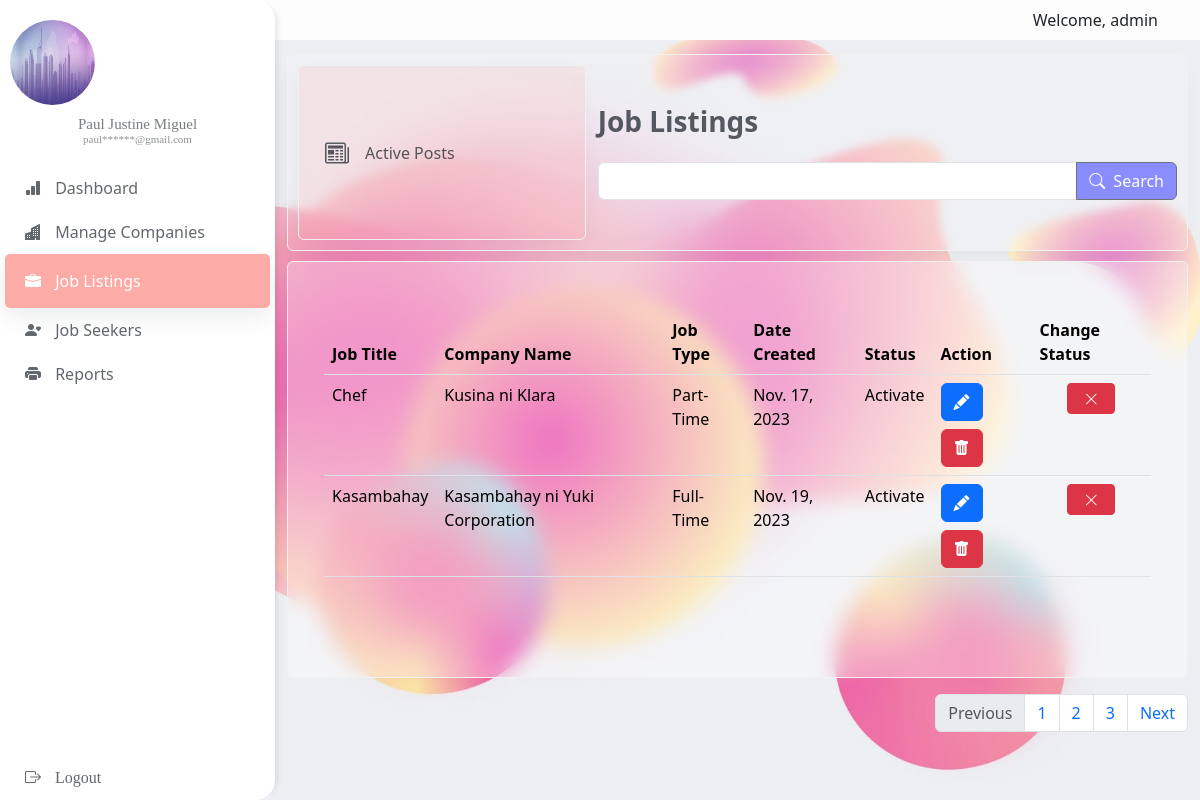
/admin_joblist/ (signed in), run on the app's committed database.
### venari/models.py (models this page shows, shortened)
class post_jobs(models.Model):
    company = models.ForeignKey(company, on_delete=models.CASCADE)
    start_date = models.DateField()
    end_date = models.DateField()
    title = models.CharField(max_length=200)
    jobtype = models.CharField(max_length=50, null = True)
    salary = models.FloatField()
    image = models.ImageField(upload_to="")
    description = models.TextField(max_length=400)
    experience = models.CharField(max_length=100)
    location = models.CharField(max_length=100)
    status = models.CharField(max_length=20, null=True)
    skills = models.CharField(max_length=200)
    creation_date = models.DateField()

class company(models.Model):
    user = models.ForeignKey(User, on_delete=models.CASCADE)
    phone_number = models.IntegerField(max_length=20)
    email = models.CharField(max_length=100, null=True)
    password = models.CharField(max_length=100, null= True)
    company_logo = models.ImageField(upload_to="")
    gender = models.CharField(max_length=10, null=True)
    user_type = models.CharField(max_length=30)
    company_name = models.CharField(max_length=100)
    company_ceo = models.CharField(max_length=100)
    company_established = models.DateField()
    company_location = models.CharField(max_length=100)
    status = models.CharField(max_length=50, null = True)

### venari/views.py (the view)
# urls.py: path("admin_joblist/", views.admin_job_list, name="admin list of posted jobs"),
def admin_job_list(request):
    if not request.user.is_authenticated:
        return redirect("/admin_login")
    jobs = post_jobs.objects.all()
    return render(request, "admin_joblist.html", {'jobs':jobs})

### venari/templates/admin_joblist.html (shortened to what this page needs)
<!DOCTYPE html>
<html lang="en">
<head>
    <link href="https://cdn.jsdelivr.net/npm/tailwindcss@2.1.2/dist/tailwind.min.css" rel="stylesheet">
    <link rel="stylesheet" href="./../static/css/admin_joblist.css">
</head>
<body class="">
    <div>
        {% include 'adminSB_NB.html' %}
    </div>
    <div id="admin-joblist-main">
        <div class="container mx-auto py-1">
            <div class="card job-list-cards" id="head-parent-card">
                <div class="row justify-content-center align-items-center g-2">
                    <div class="col-md-4">
                        <div class="col-12">
                            <div class="card border-0 d-flex flex-row align-items-center job-list-cards"
                                style="min-height: 175px;" id="job-list-card1">
                                <div class="row g-0">
                                    <div class="card-body">
                                        <div class="d-flex align-items-center">
                                            <div class="flex-shrink-0 fs-4 me-3 pb-0">
                                                <i class="bi bi-newspaper"></i>
                                            </div>
                                            <div class="flex-grow-1 text-start">
                                                <p class="text-muted dash-card-label pt-0 pb-0 mb-0">
                                                    Active Posts
                                                </p>
                                            </div>
                                        </div>
                                    </div>
                                </div>
                            </div>
                        </div>
                    </div>
                    <div class="col-md-8 ps-md-2">
                        <h3 class="fw-bolder mb-4" id="headJobList">
                            Job Listings</h3>
                        <div class="col-12">
                            <div class="input-group">
                                <input type="text" class="form-control" placeholder="" aria-label="Button"
                                    aria-describedby="" />
                                <button class="btn btn-secondary" type="button" id="job-list-search-btn">
                                    <i class="bi bi-search"></i><span class="ms-2 d-none d-md-inline">Search</span>
                                </button>
                            </div>
                        </div>
                    </div>
                </div>
            </div>
            <div class="card border-0 overflow-auto p-2 p-lg-4 flex-grow-1 comp-list-cards" style="height: 417px;"
                id="job-list-table-card">
                <div class="container mt-4">
                    <table class="table table-hover" id="job_list_admin">
                        <thead>
                            <tr>
                                <th>Job Title</th>
                                <th>Company Name</th>
                                <th>Job Type</th>
                                <th>Date Created</th>
                                <th>Status</th>
                                <th>Action</th>
                                <th>Change Status</th>
                            </tr>
                        </thead>
                        <tbody>
                            {% for job in jobs %}
                            <tr>
                                <td>{{job.title}}</td>
                                <td>{{job.company.company_name}}</td>
                                <td>{{job.jobtype}}</td>
                                <td>{{job.creation_date}}</td>
                                <td>{{job.status}}</td>
                                <td>
                                    <div class="row justify-content-center align-items-center g-2">
                                        <div class="col">
                                            <a href="/admin_edit_jobpost/{{job.id}}/" class="btn btn-primary"
                                                title="Edit"><i class="bi-pencil-fill"></i>
                                            </a>
                                        </div>
                                        <div class="col">
                                            <a href="/admin_delete_postjob/{{job.id}}/" class="btn btn-danger"
                                                title="Delete"><i class="bi-trash-fill"></i>
                                            </a>
                                        </div>
                                    </div>
                                </td>
                                <td>
                                    <div class="row justify-content-center align-items-center g-2">
                                        {% if job.status == 'Activate' %}
                                        <div class="col-6" title="Deactivate">
                                            <button id="deactivateButton" role="button"
                                                class="btn col-12 btn-danger btn-sm" data-bs-toggle="modal"
                                                data-bs-target="#deactivateModal" data-post-id="{{post.id}}"
                                                data-status="Deactivate">
                                                <i class="bi bi-x-lg">
                                                </i>
                                            </button>
                                        </div>
                                        {% endif %}
                                    </div>
                                </td>
                            </tr>
                            {% endfor %}
                        </tbody>
                    </table>
                </div>
            </div>
            <div class="mt-3">
                <nav aria-label="Page navigation example">
                    <ul class="pagination justify-content-end">
                        <li class="page-item disabled">
                            <a class="page-link">Previous</a>
                        </li>
                        <li class="page-item"><a class="page-link" href="#">1</a></li>
                        <li class="page-item"><a class="page-link" href="#">2</a></li>
                        <li class="page-item"><a class="page-link" href="#">3</a></li>
                        <li class="page-item">
                            <a class="page-link" href="#">Next</a>
                        </li>
                    </ul>
                </nav>
            </div>
        </div>
    </div>
</body>
</html>

### venari/static/css/admin_joblist.css (style rules this page uses)
body { background-image: url(./../css/images/blobBG.jpg); background-repeat: no-repeat; background-size: cover; background-position: center; background-attachment: fixed; color: #20272F; min-height: 100vh; font-family: 'Poppins', sans-serif; }
#admin-joblist-main { transition: margin-left .5s; margin-left: 275px; }
#job-list-card1 { background: rgba(251, 103, 95, 0.1); color: rgba(32, 39, 47, 0.75) !important; border: 1px solid #f1f1f1 !important; }
.job-list-cards { overflow: hidden !important; box-shadow: rgba(0, 0, 0, 0.06) -4px 9px 25px -6px; backdrop-filter: blur(10px); -webkit-backdrop-filter: blur(10px); position: relative; display: inline-block; padding: 10px; }
#head-parent-card { background: rgba(255, 255, 255, 0.1) !important; color: rgba(32, 39, 47, 0.75) !important; border: 1px solid #f1f1f1 !important; backdrop-filter: blur(5px) !important; -webkit-backdrop-filter: blur(5px) !important; margin-top: 10px; margin-bottom: 10px; }
#job-list-search-btn { background-color: rgb(137, 141, 255); }
#job-list-table-card { background-color: rgba(255, 255, 255, 0.3); backdrop-filter: blur(10px); -webkit-backdrop-filter: blur(10px); border: 1px solid #f1f1f1 !important; }
table#job_list_admin th, table#job_list_admin td { background-color: transparent !important; }
table#job_list_admin thead { position: sticky; top: 0; }

### data on the page
post_jobs: title "Chef", company.company_name "Kusina ni Klara", jobtype "Part-Time", creation_date "Nov. 17, 2023", status "Activate"
post_jobs: title "Kasambahay", company.company_name "Kasambahay ni Yuki Corporation", jobtype "Full-Time", creation_date "Nov. 19, 2023", status "Activate"
